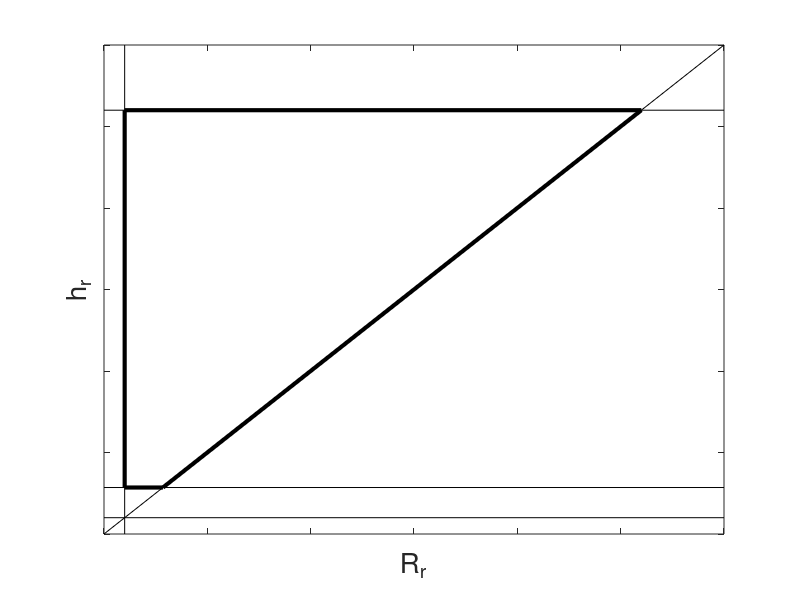

Source code (MATLAB):
N=300;
D=50;
Ki=1;

Rr=[1:N]*30/N;
Ha=25;
Hr=[1:N]*30/N;

hold on
set(gca,'YDir','normal')
r=max(Rr);
h=max(Hr);
d1 = 1 + Ki*D/(Ha+Ki+1);
d2 = 1 + Ki*D/(Ki+1);
plot([0 r],[1 1],'k')
plot([0 r],[0 r],'k')
plot([1 1],[0 h],'k')
plot([0 r],[d1 d1],'k')
plot([0 r],[d2 d2],'k')
plot([1 d2],[d2 d2],'k','LineWidth',3)
plot([d2 d1],[d2 d1],'k','LineWidth',3)
plot([1 d1],[d1 d1],'k','LineWidth',3)
plot([1 1],[d1 d2],'k','LineWidth',3)

ylabel('h_r','FontSize',20)
xlabel('R_r','FontSize',20)

set(gca,'Color','none')
set(gca,'Box','on')
set(gca, 'XTickLabel', [])
set(gca, 'YTickLabel', [])